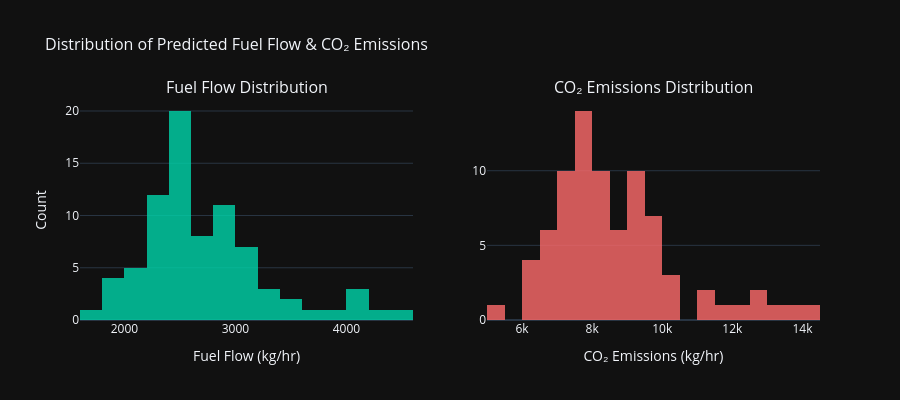

The code cell stored with this chart in its notebook:
### Code cell
# --- 3b. Distribution of Fuel Flow ---

fig = make_subplots(rows=1, cols=2, subplot_titles=('Fuel Flow Distribution', 'CO₂ Emissions Distribution'))

fig.add_trace(
    go.Histogram(x=df['fuel_flow'], nbinsx=25, name='Fuel Flow',
                 marker_color='#00d4aa', opacity=0.8),
    row=1, col=1
)
fig.add_trace(
    go.Histogram(x=df['co2_per_hour'], nbinsx=25, name='CO₂/hr',
                 marker_color='#ff6b6b', opacity=0.8),
    row=1, col=2
)

fig.update_layout(
    title_text='Distribution of Predicted Fuel Flow & CO₂ Emissions',
    title_font_size=16,
    showlegend=False,
    template='plotly_dark',
    height=400
)
fig.update_xaxes(title_text='Fuel Flow (kg/hr)', row=1, col=1)
fig.update_xaxes(title_text='CO₂ Emissions (kg/hr)', row=1, col=2)
fig.update_yaxes(title_text='Count', row=1, col=1)
fig.show()

### Figure 1 — Plotly figure (JSON) as saved in the notebook; plotly's stock layout.template omitted (floating-point values rounded to 4 significant figures)
{"data": [{"marker": {"color": "#00d4aa"}, "name": "Fuel Flow", "nbinsx": 25, "opacity": 0.8, "type": "histogram", "x": [2756.0, 2470.0, 2241.0, 3483.0, 1923.0, 2688.0, 2784.0, 2973.0, 2869.0, 4055.0, 2274.0, 2542.0, 2877.0, 2367.0, 1939.0, 2537.0, 2945.0, 2778.0, 2328.0, 3203.0, 2550.0, 2281.0, 2212.0, 3075.0, 2860.0, 2195.0, 1983.0, 2467.0, 2224.0, 3776.0, 3231.0, 2918.0, 2624.0, 2976.0, 2464.0, 2174.0, 4047.0, 2752.0, 2849.0, 4358.0, 2500.0, 2456.0, 3130.0, 2816.0, 2782.0, 2076.0, 2508.0, 2979.0, 3230.0, 2589.0, 4538.0, 2239.0, 2560.0, 2384.0, 2473.0, 2650.0, 1933.0, 2456.0, 2434.0, 2320.0, 2276.0, 2992.0, 3124.0, 1723.0, 2350.0, 2409.0, 3031.0, 2534.0, 2452.0, 2457.0, 2522.0, 3055.0, 3537.0, 2574.0, 3857.0, 3142.0, 4179.0, 3104.0, 2184.0, 2176.0], "xaxis": "x", "yaxis": "y"}, {"marker": {"color": "#ff6b6b"}, "name": "CO₂/hr", "nbinsx": 25, "opacity": 0.8, "type": "histogram", "x": [8710.0, 7806.0, 7083.0, 11010.0, 6076.0, 8496.0, 8797.0, 9396.0, 9066.0, 12810.0, 7187.0, 8032.0, 9092.0, 7479.0, 6126.0, 8017.0, 9307.0, 8779.0, 7356.0, 10120.0, 8059.0, 7207.0, 6988.0, 9717.0, 9038.0, 6936.0, 6268.0, 7797.0, 7027.0, 11930.0, 10210.0, 9220.0, 8292.0, 9406.0, 7786.0, 6869.0, 12790.0, 8696.0, 9003.0, 13770.0, 7899.0, 7760.0, 9891.0, 8897.0, 8792.0, 6562.0, 7925.0, 9412.0, 10210.0, 8181.0, 14340.0, 7075.0, 8089.0, 7535.0, 7814.0, 8373.0, 6108.0, 7759.0, 7692.0, 7333.0, 7194.0, 9453.0, 9871.0, 5444.0, 7426.0, 7612.0, 9577.0, 8008.0, 7747.0, 7763.0, 7970.0, 9653.0, 11180.0, 8134.0, 12190.0, 9929.0, 13210.0, 9808.0, 6901.0, 6878.0], "xaxis": "x2", "yaxis": "y2"}], "layout": {"annotations": [{"font": {"size": 16}, "showarrow": false, "text": "Fuel Flow Distribution", "x": 0.225, "xanchor": "center", "xref": "paper", "y": 1, "yanchor": "bottom", "yref": "paper"}, {"font": {"size": 16}, "showarrow": false, "text": "CO₂ Emissions Distribution", "x": 0.775, "xanchor": "center", "xref": "paper", "y": 1, "yanchor": "bottom", "yref": "paper"}], "height": 400, "showlegend": false, "title": {"font": {"size": 16}, "text": "Distribution of Predicted Fuel Flow & CO₂ Emissions"}, "xaxis": {"anchor": "y", "domain": [0, 0.45], "title": {"text": "Fuel Flow (kg/hr)"}}, "xaxis2": {"anchor": "y2", "domain": [0.55, 1], "title": {"text": "CO₂ Emissions (kg/hr)"}}, "yaxis": {"anchor": "x", "domain": [0, 1], "title": {"text": "Count"}}, "yaxis2": {"anchor": "x2", "domain": [0, 1]}}}
